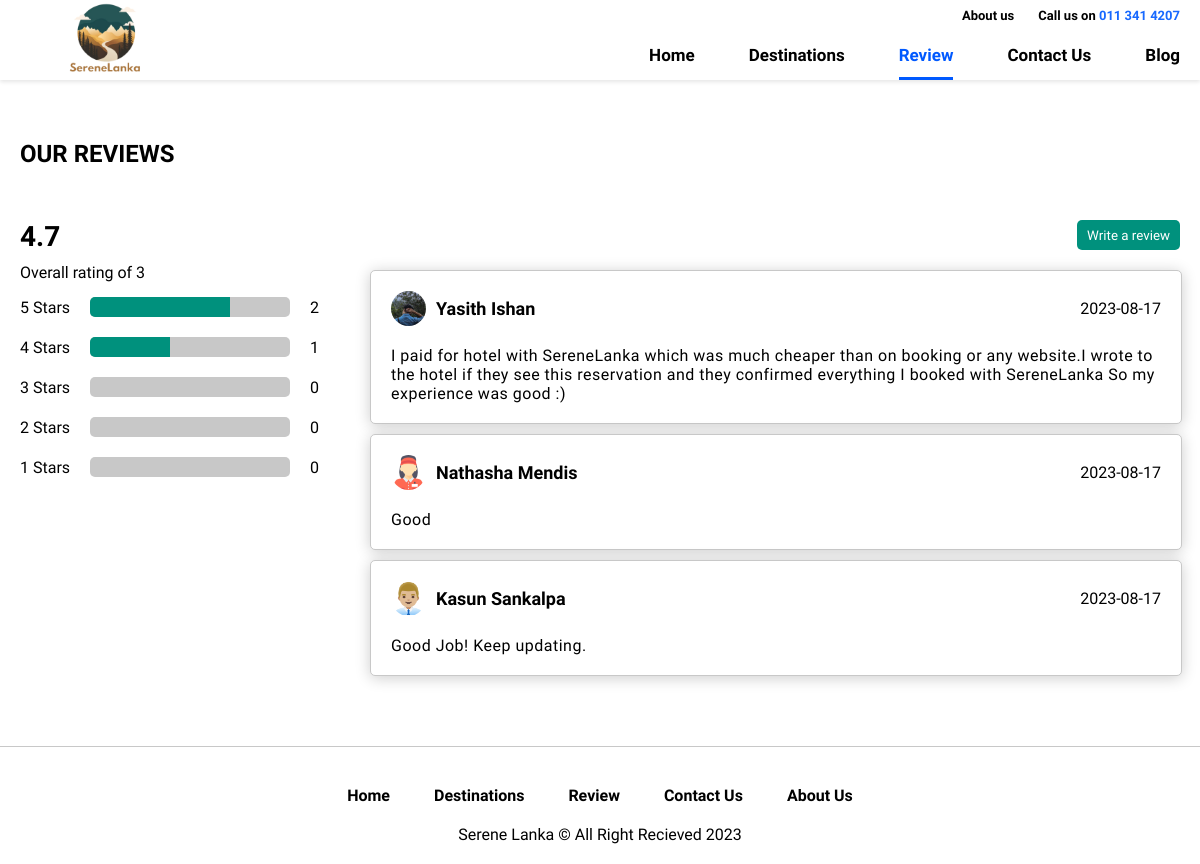
Screenshot of /serenelanka/review.php with the database file from the repository.
### tables this page shows
CREATE TABLE `review` (
  `id` int(50) NOT NULL,
  `full_name` varchar(200) NOT NULL,
  `stars` varchar(10) NOT NULL,
  `description` longtext NOT NULL,
  `imageURL` varchar(255) NOT NULL,
  `textURL` varchar(200) NOT NULL,
  `date` varchar(100) NOT NULL
);

### serenelanka/review.php (the view, shortened to what this page needs)
<!DOCTYPE html>
<html lang="en">
<?php include 'includes/db_conntect.php'; ?>
<head>
    <link rel="stylesheet" href="style/style.css">
    <link rel="stylesheet" href="style/nav.css">
    <link rel="stylesheet" href="style/menu.css">
    <link rel="stylesheet" href="style/footer.css">
    <link rel="stylesheet" href="style/review.css">
    <link href="https://cdn.jsdelivr.net/npm/remixicon@3.4.0/fonts/remixicon.css" rel="stylesheet">
</head>
<body>
    <div class="container">
        <?php
        $star1 = 0;
        $star2 = 0;
        $star3 = 0;
        $star4 = 0;
        $star5 = 0;
        $starRatings = [];
        $sql = "SELECT * FROM review";
        $result = $conn->query($sql);
        if ($result->num_rows > 0) {
            while ($row = $result->fetch_assoc()) {
                if ($row['stars'] == '1') {
                    $star1 += 1;
                } else if ($row['stars'] == '2') {
                    $star2 += 1;
                } else if ($row['stars'] == '3') {
                    $star3 += 1;
                } else if ($row['stars'] == '4') {
                    $star4 += 1;
                } else if ($row['stars'] == '5') {
                    $star5 += 1;
                }
                $starRatings[] = $row['stars'];
            }
        }
        if (count($starRatings) > 0) {
            $totalStars = array_sum($starRatings);
            $averageRating = $totalStars / count($starRatings);
        } else {
            $averageRating = 0;
        }
        ?>
        <div class="content">
            <?php include 'includes/nav.php'; ?>
            <section>
                <div class="box">
                    <div class="review">
                        <div class="review-all-content">
                            <div class="review-header">
                                <h1>OUR REVIEWS</h1>
                            </div>
                            <div class="review-content">
                                <div class="review-overall">
                                    <div class="overall-header">
                                        <h2>
                                            <?php echo number_format($averageRating, 1); ?>
                                        </h2>&nbsp;
                                    </div>
                                    <div class="overall-rating">
                                        <p>Overall rating of
                                            <?php echo $star1 + $star2 + $star3 + $star4 + $star5 ?>
                                        </p>
                                    </div>
                                    <div class="overall-5-star">
                                        <p>5 Stars</p>
                                        <div class="review-bar">
                                            <div class="review-bar-line" id="review-bar-line-5"></div>
                                        </div>
                                        <p class="overall-all-review">
                                            <?php echo $star5; ?>
                                        </p>
                                    </div>
                                    <div class="overall-4-star">
                                        <p>4 Stars</p>
                                        <div class="review-bar">
                                            <div class="review-bar-line" id="review-bar-line-4"></div>
                                        </div>
                                        <p class="overall-all-review">
                                            <?php echo $star4; ?>
                                        </p>
                                    </div>
                                    <div class="overall-3-star">
                                        <p>3 Stars</p>
                                        <div class="review-bar">
                                        </div>
                                        <p class="overall-all-review">
                                            <?php echo $star3; ?>
                                        </p>
                                    </div>
                                    <div class="overall-2-star">
                                        <p>2 Stars</p>
                                        <div class="review-bar">
                                        </div>
                                        <p class="overall-all-review">
                                            <?php echo $star2; ?>
                                        </p>
                                    </div>
                                    <div class="overall-1-star">
                                        <p>1 Stars</p>
                                        <div class="review-bar">
                                        </div>
                                        <p class="overall-all-review">
                                            <?php echo $star1; ?>
                                        </p>
                                    </div>
                                </div>
                                <div class="review-details">
                                    <div class="review-details-write">
                                        <input type="submit" value="Write a review" id="write-button">
                                    </div>
                                    <div class="review-details-content">
                                        <?php
                                        $sql = "SELECT * FROM review ORDER BY id DESC";
                                        $result = $conn->query($sql);
                                        if ($result->num_rows > 0) {
                                            while ($row = $result->fetch_assoc()) {
                                                $file_path = $row["textURL"];
                                                $file = fopen($file_path, "r");
                                                if ($file) {
                                                    $file_contents_with_br = fread($file, filesize($file_path));
                                                }
                                                if ($row["stars"] == 1) {
                                                    echo '<div class="review-list">
                                                        <div class="review-list-head">
                                                            <div class="profile">
                                                                <img src="' . $row["imageURL"] . '" alt="">
                                                            </div>
                                                            <div class="user-name">
                                                                <h4>' . $row["full_name"] . '</h4>
                                                            </div>
                                                            <div class="date">
                                                                <p>' . $row["date"] . '</p>
                                                            </div>
                                                        </div>
                                                        <div class="review-list-star">
                                                            <i class="ri-star-fill"></i>
                                                        </div>
                                                        <div class="review-list-comment">
                                                            <p>
                                                            ' . $file_contents_with_br . '
                                                            </p>
                                                        </div>
                                                    </div>
                                                ';
                                                } else if ($row["stars"] == 4) {
                                                    echo '<div class="review-list">
                                                    <div class="review-list-head">
                                                        <div class="profile">
                                                            <img src="' . $row["imageURL"] . '" alt="">
                                                        </div>
                                                        <div class="user-name">
                                                            <h4>' . $row["full_name"] . '</h4>
                                                        </div>
                                                        <div class="date">
                                                            <p>' . $row["date"] . '</p>
                                                        </div>
                                                    </div>
                                                    <div class="review-list-star">
                                                        <i class="ri-star-fill"></i>
                                                        <i class="ri-star-fill"></i>
                                                        <i class="ri-star-fill"></i>
                                                        <i class="ri-star-fill"></i>
                                                    </div>
                                                    <div class="review-list-comment">
                                                        <p>
                                                        ' . $file_contents_with_br . '
                                                        </p>
                                                    </div>
                                                </div>
                                            ';
                                                } else if ($row["stars"] == 5) {
                                                    echo '<div class="review-list">
                                                    <div class="review-list-head">
                                                        <div class="profile">
                                                            <img src="' . $row["imageURL"] . '" alt="">
                                                        </div>
                                                        <div class="user-name">
                                                            <h4>' . $row["full_name"] . '</h4>
                                                        </div>
                                                        <div class="date">
                                                            <p>' . $row["date"] . '</p>
                                                        </div>
                                                    </div>
                                                    <div class="review-list-star">
                                                        <i class="ri-star-fill"></i>
                                                        <i class="ri-star-fill"></i>
                                                        <i class="ri-star-fill"></i>
                                                        <i class="ri-star-fill"></i>
                                                        <i class="ri-star-fill"></i>
                                                    </div>
                                                    <div class="review-list-comment">
                                                        <p>
                                                        ' . $file_contents_with_br . '
                                                        </p>
                                                    </div>
                                                </div>
                                            ';
                                                }
                                            }
                                        } else {
                                            echo "<h1 class='noResults'>No Results.</h1>";
                                        }
                                        ?>
                                    </div>
                                </div>
                            </div>
                        </div>
                    </div>
                </div>
            </section>
        </div>
        <?php include 'includes/footer.php'; ?>
    </div>
</body>
</html>

### rows the page displays
review: imageURL (picture), full_name "Yasith Ishan", date "2023-08-17", textURL "I paid for hotel with SereneLanka which was much cheaper than on booking or any website.I wrote to the hotel if they see this reservation and they confirmed everything I booked with SereneLanka So my experience was good :)"
review: imageURL (picture), full_name "Nathasha Mendis", date "2023-08-17", textURL "Good"
review: imageURL (picture), full_name "Kasun Sankalpa", date "2023-08-17", textURL "Good Job! Keep updating."

### other values shown
$averageRating "4.7"
$star1 + $star2 + $star3 + $star4 + $star5 "3"
$star5 "2"
$star4 "1"
$star3 "0"
$star2 "0"
$star1 "0"
